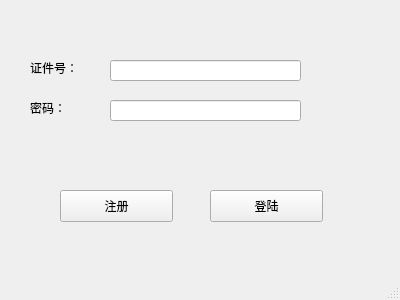
<?xml version="1.0" encoding="UTF-8"?>
<ui version="4.0">
 <class>MainWindow</class>
 <widget class="QMainWindow" name="MainWindow">
  <property name="geometry">
   <rect>
    <x>0</x>
    <y>0</y>
    <width>400</width>
    <height>300</height>
   </rect>
  </property>
  <property name="windowTitle">
   <string>MainWindow</string>
  </property>
  <widget class="QWidget" name="centralWidget">
   <widget class="QPushButton" name="btn_login">
    <property name="geometry">
     <rect>
      <x>210</x>
      <y>190</y>
      <width>113</width>
      <height>32</height>
     </rect>
    </property>
    <property name="text">
     <string>登陆</string>
    </property>
   </widget>
   <widget class="QLineEdit" name="tf_id">
    <property name="geometry">
     <rect>
      <x>110</x>
      <y>60</y>
      <width>191</width>
      <height>21</height>
     </rect>
    </property>
   </widget>
   <widget class="QLineEdit" name="tf_password">
    <property name="geometry">
     <rect>
      <x>110</x>
      <y>100</y>
      <width>191</width>
      <height>21</height>
     </rect>
    </property>
    <property name="maxLength">
     <number>18</number>
    </property>
    <property name="echoMode">
     <enum>QLineEdit::Password</enum>
    </property>
   </widget>
   <widget class="QLabel" name="label">
    <property name="geometry">
     <rect>
      <x>30</x>
      <y>60</y>
      <width>59</width>
      <height>16</height>
     </rect>
    </property>
    <property name="text">
     <string>证件号：</string>
    </property>
   </widget>
   <widget class="QLabel" name="label_2">
    <property name="geometry">
     <rect>
      <x>30</x>
      <y>100</y>
      <width>59</width>
      <height>16</height>
     </rect>
    </property>
    <property name="text">
     <string>密码：</string>
    </property>
   </widget>
   <widget class="QPushButton" name="btn_register">
    <property name="geometry">
     <rect>
      <x>60</x>
      <y>190</y>
      <width>113</width>
      <height>32</height>
     </rect>
    </property>
    <property name="text">
     <string>注册</string>
    </property>
   </widget>
  </widget>
  <widget class="QMenuBar" name="menuBar">
   <property name="geometry">
    <rect>
     <x>0</x>
     <y>0</y>
     <width>400</width>
     <height>22</height>
    </rect>
   </property>
  </widget>
  <widget class="QStatusBar" name="statusBar"/>
 </widget>
 <layoutdefault spacing="6" margin="11"/>
 <resources/>
 <connections/>
</ui>
